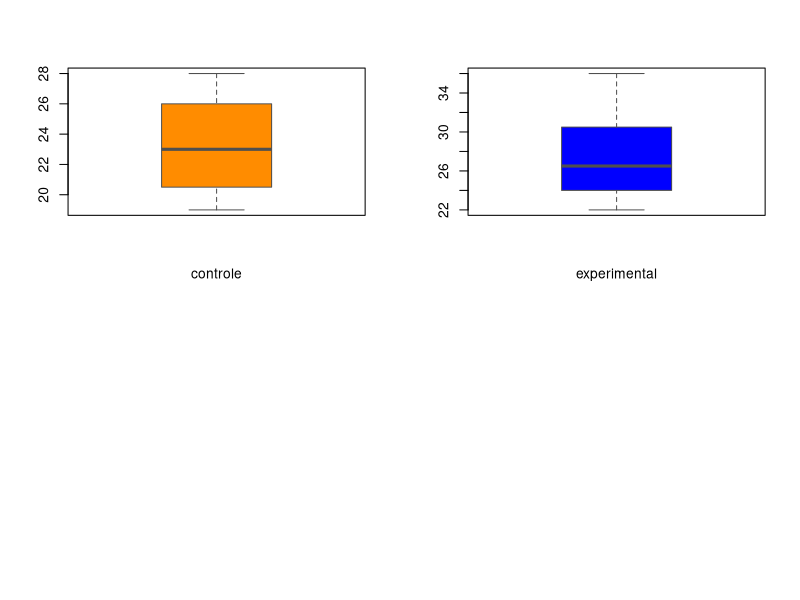

This chart was generated by the following R code:
#LIMPAR MEMORIA

rm(list=ls(all=TRUE))
#-------------------------------------------------------------------------------
#                    TESTE t para amostras independentes
#-------------------------------------------------------------------------------
controle     <- c(21, 28, 24, 23, 23, 19, 28, 20, 22, 20, 26, 26)
experimental <- c(26, 27, 23, 25, 25, 29, 30, 31, 36, 23, 32, 22)

par(mfrow=c(2,2))

boxplot(controle,
        col = "#FF8C00",
        border = "#4F4F4F",
        horizontal = F,
        notch = F,
        xlab= "controle"
)

boxplot(experimental,
        col = "blue",
        border = "#4F4F4F",
        horizontal = F,
        notch = F,
        xlab= "experimental"
)

t.test(controle, experimental)

#-------------------------------------------------------------------------------
#                         TESTE t Pareado (para o mesmo grupo)
#-------------------------------------------------------------------------------

t.test(controle, experimental, paired = TRUE)

#-------------------------------------------------------------------------------
#                         TESTE t amostra unica
#-------------------------------------------------------------------------------

altura <- c(152.0, 153.1, 154.6, 157.8,
            158.8, 159.6, 161.1, 161.6,
            162.7, 163.7, 164.1, 165.5,
            165.8, 168.4, 168.4, 169.1,
            169.1, 170.2, 172.4, 172.9,
            173.1, 173.3, 175.6, 176.9,
            179.0)

t.test(altura, mu= 160) #MU media da altura da populacao
#------------------------------------------------------------------------------_
